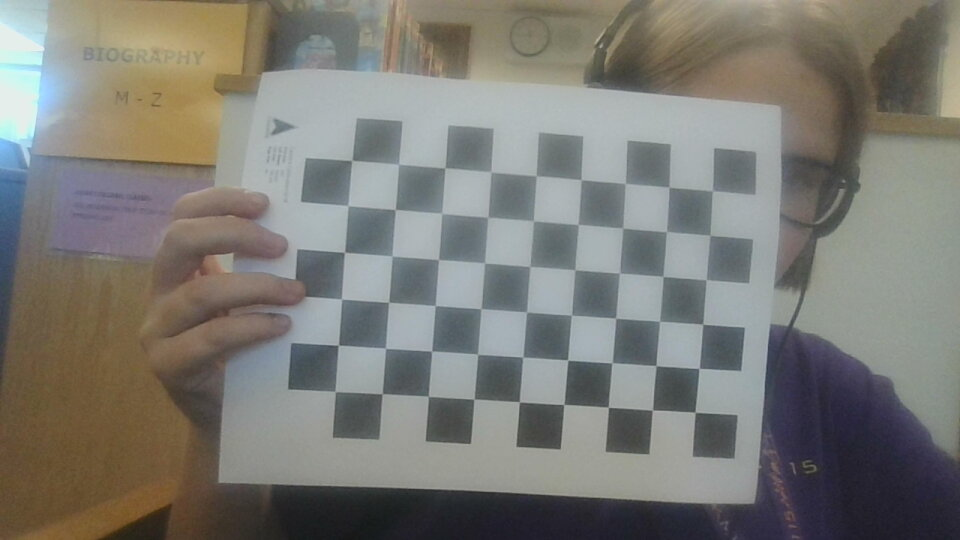
#> input picture images/2022-09-16-114427.jpg, 960 x 540 px; its folder holds only this picture in this run
$ python calibrate.py
#> lines starting #> are read from the running program, lines starting #| are printed output that depends on the picture; after the words box and inside, x2 and y2 are one past the last pixel; in counts of white or black regions, pixels touching at a corner belong together; long printed decimals are rounded
### src/utils/jsontools.py
import json
from iotools import IOTools

class JsonTools:
    def __init__(self):
        self.tools = IOTools()

    def getJsonVal(self, filename, key):
        text = self.tools.read(filename)
        return json.loads(text)[key]

    def writeJson(self, filename, text):
        self.tools.write(filename, json.dumps(text))

### src/utils/iotools.py
class IOTools:
    def __init__(self):
        pass

    # [5 lines left out: function read, not called in this run]

    def write(self, filename, text):
        file = open(filename, "w")
        file.writelines(text)
        file.close()

### src/calibration/calibrate.py
import numpy as np
import cv2 as cv
import glob
import sys

sys.path.insert(0, '../utils/')
from jsontools import JsonTools

'''
src: https://docs.opencv.org/4.x/dc/dbb/tutorial_py_calibration.html

Get variables from reliable cameramatrix like this:
+------------+
| fx, 0,  cx |
| 0,  fy, cy |
| 0,  0,  1  |
+------------+
'''

# Termination criteria
criteria = (cv.TERM_CRITERIA_EPS + cv.TERM_CRITERIA_MAX_ITER, 30, 0.001)

# Size of chessboard
size = (6,9)

# Prepare object points, like (0,0,0), (1,0,0), (2,0,0) ....,(6,5,0)
objp = np.zeros((size[0]*size[1],3), np.float32)
objp[:,:2] = np.mgrid[0:size[0],0:size[1]].T.reshape(-1,2)

# Arrays to store object points and image points from all the images.
objpoints = [] # 3d point in real world space
imgpoints = [] # 2d points in image plane.
images = glob.glob('images/*.jpg')

print(len(images), 'images')

numWork = 0

for fname in images:
    img = cv.imread(fname)
#> img is the input picture: shape (540, 960, 3); mean B, G, R 117.3, 123.1, 124
    gray = cv.cvtColor(img, cv.COLOR_BGR2GRAY)
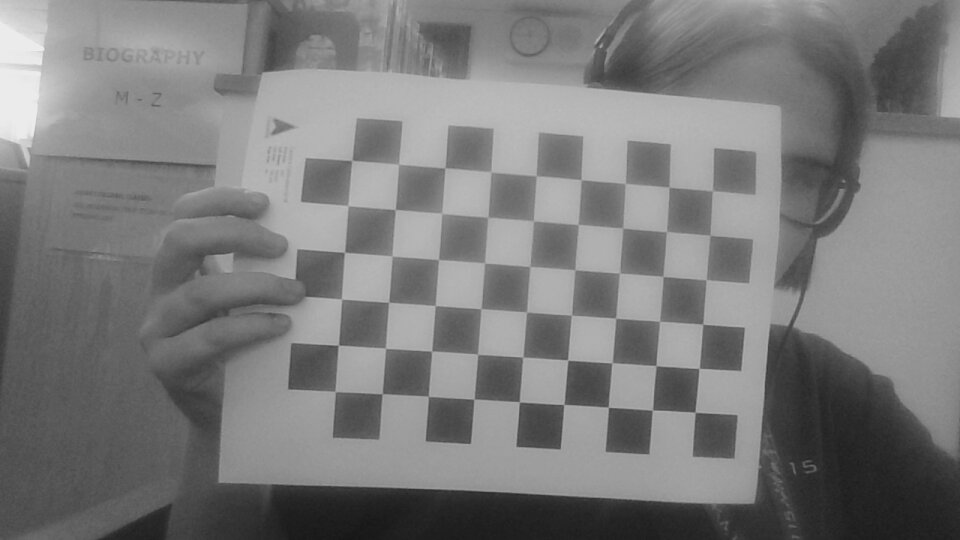
#> gray: shape (540, 960); min 22, max 240, mean 122.7

    # Find the chess board corners
    ret, corners = cv.findChessboardCorners(gray, size, None)
#> ret = True; corners = 54 rows, first 8: [712.6, 191], [710.1, 235.4], [706.1, 279.8], [702.6, 324], [699, 368.3], [695, 412.2], [669.2, 186.8], [666.5, 231.5]

    # If found, add object points, image points (after refining them)
    if ret == True:
        numWork += 1
        objpoints.append(objp)
        corners2 = cv.cornerSubPix(gray,corners, (11,11), (-1,-1), criteria)
#> corners2 = 54 rows, first 8: [712.4, 190.7], [709.9, 235.4], [706.2, 279.8], [702.8, 324.3], [699.1, 368.4], [695.1, 412.3], [669, 187.2], [666.4, 231.6]
        imgpoints.append(corners)

        # Draw and display the corners
        cv.drawChessboardCorners(img, size, corners2, ret)
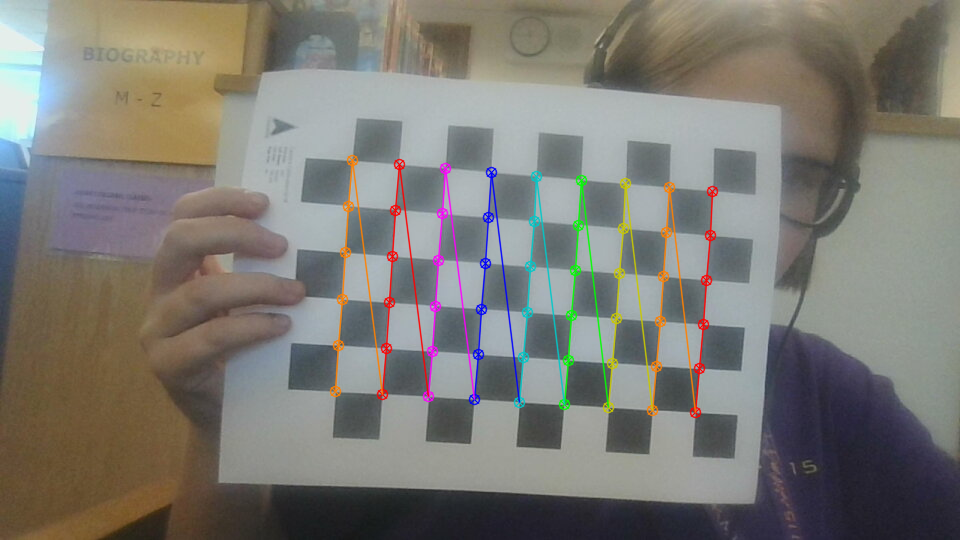
#> img: shape (540, 960, 3); 3.1% of pixels changed, all inside (x1, y1, x2, y2) = (329, 154, 719, 419)
        cv.imshow('img', img)

print(numWork, 'work')

# Camera matrix, distortion coefficients, rotation and translation vectors
ret, mtx, dist, rvecs, tvecs = cv.calibrateCamera(objpoints, imgpoints, gray.shape[::-1], None, None)
#> ret = 0.323; mtx = [[511, 0, 431], [0, 505.7, 289.1], [0, 0, 1]]; dist = [[-0.101, 0.455, 0.000486, -0.00725, -0.714]]; rvecs = ([-0.0155, -0.0379, 1.64],); tvecs = ([6.29, -2.21, 11.14],)

h,  w = img.shape[:2]
newcameramtx, roi = cv.getOptimalNewCameraMatrix(mtx, dist, (w,h), 1, (w,h))
#> newcameramtx = [[511, 0, 431], [0, 472.2, 277.1], [0, 0, 1]]; roi = (0, 7, 959, 503)

# Undistort
dst = cv.undistort(img, mtx, dist, None, newcameramtx)
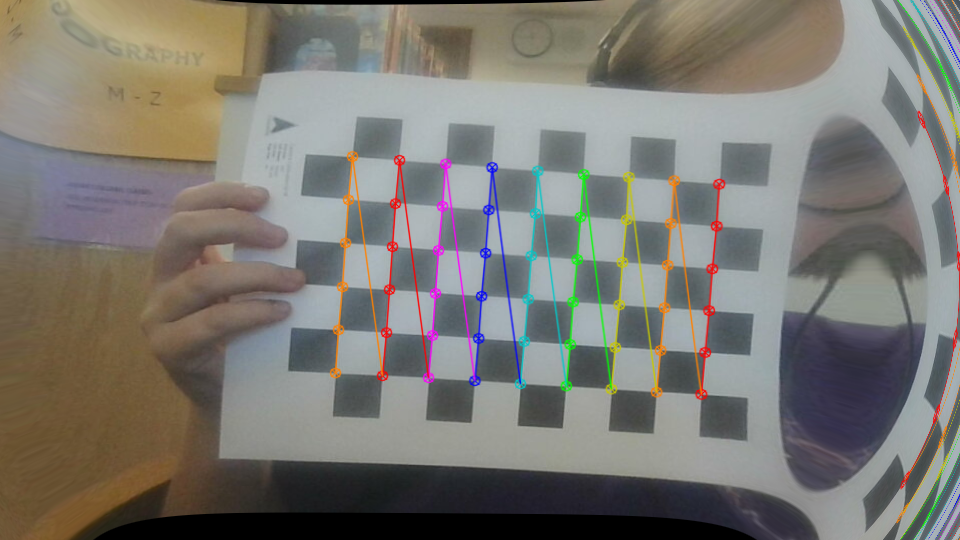
#> dst: shape (540, 960, 3); mean B, G, R 114.2, 120.6, 123.1

# Crop the image
x, y, w, h = roi
#> x = 0; y = 7; w = 959; h = 503
dst = dst[y:y+h, x:x+w]
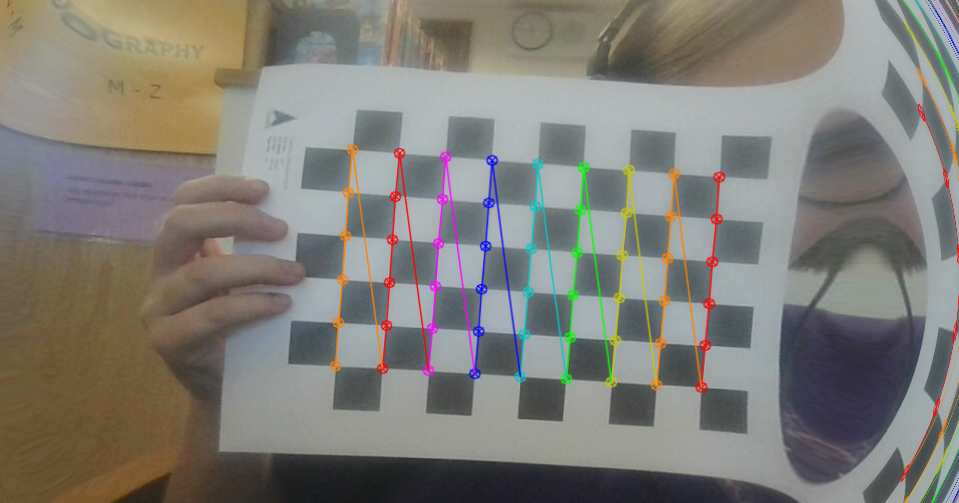
#> dst: shape (503, 959, 3); mean B, G, R 119.2, 125.6, 128
cv.imwrite('calibresult.png', dst)
error = 0
for i in range(len(objpoints)):
    projected_points = cv.projectPoints(objpoints[i], rvecs[i], tvecs[i], mtx, dist)[0]
    temp = cv.norm(imgpoints[i], projected_points, cv.NORM_L2)/len(projected_points)
    error += temp
#> this loop made 1 pass
#> (temp, error) on pass 1: (0.0439, 0.0439)
#> after the loop, error = 0.0439

error /= len(objpoints)

#Write things to file
stuff = {
    'fx': mtx[0][0],
    'fy': mtx[1][1],
    'cx': mtx[0][2],
    'cy': mtx[1][2],
    'error' : error
}
#> stuff = {'fx': 511, 'fy': 505.7, 'cx': 431, 'cy': 289.1, 'error': 0.0439}

print(stuff)
#| {'fx': 510.965, 'fy': 505.672, 'cx': 431.038, 'cy': 289.072, 'error': 0.04395}

tools = JsonTools()
tools.writeJson('../files/matrix.txt', stuff)

$ run again, on images/2022-09-16-115414.jpg
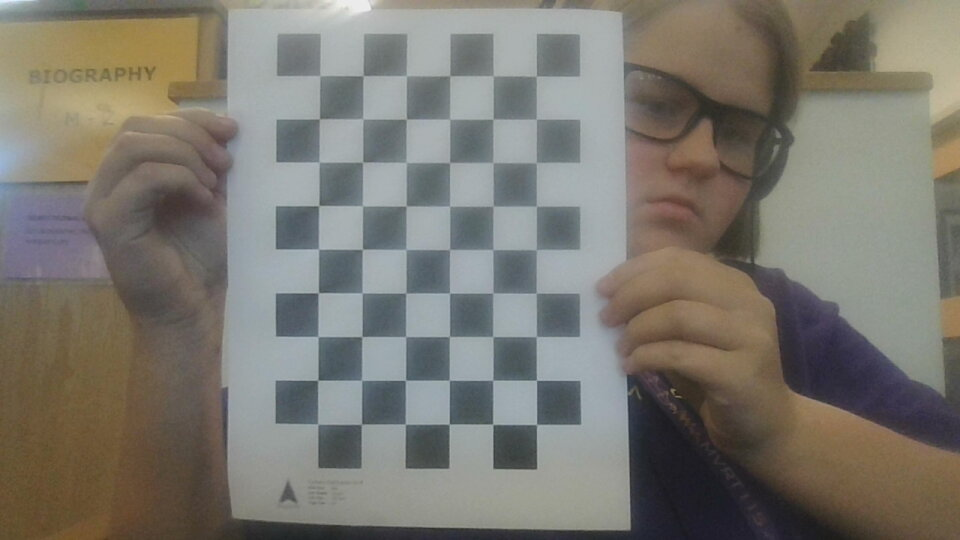
#> input picture images/2022-09-16-115414.jpg, 960 x 540 px
#> img is the input picture: shape (540, 960, 3); mean B, G, R 112, 120, 123.1
#> `ret, corners = cv.findChessboardCorners(gray, size, None)`: ret = True; corners = 54 rows, first 8: [320, 75.48], [363.1, 75.59], [406.3, 75.65], [450.1, 75.69], [493.3, 75.65], [536.4, 76.26], [319.4, 118.9], [363.2, 118.9]
#> corners2 = 54 rows, first 8: [319.9, 75.74], [363.1, 75.67], [406.4, 75.66], [449.7, 75.71], [493.3, 75.79], [536.3, 76.15], [319.4, 118.8], [362.8, 118.8]
#> `cv.drawChessboardCorners(img, size, corners2, ret)`:
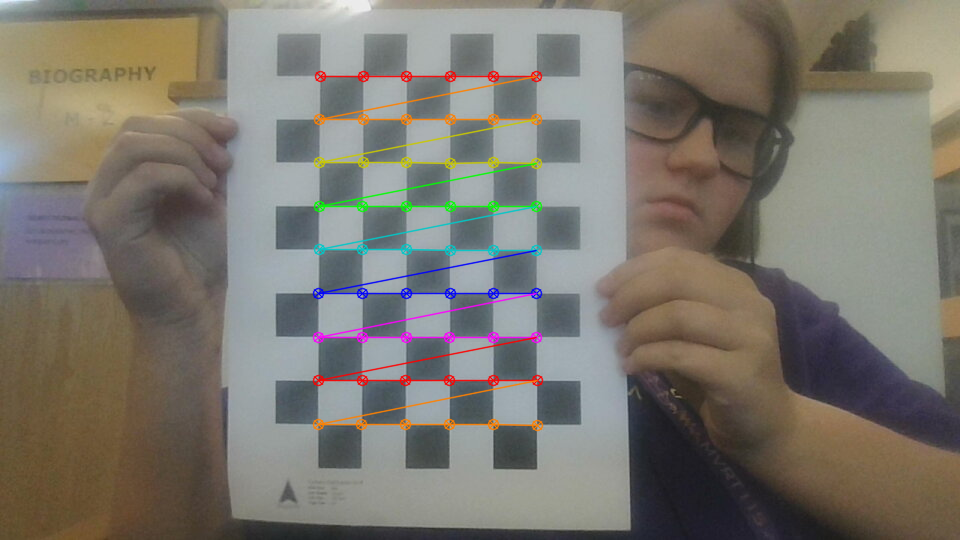
#> img: shape (540, 960, 3); 2.99% of pixels changed, all inside (x1, y1, x2, y2) = (312, 70, 544, 432)
#> `ret, mtx, dist, rvecs, tvecs = cv.calibrateCamera(objpoints, imgpoints..`: ret = 0.118; mtx = [[471.9, 0, 487.2], [0, 472.3, 290.1], [0, 0, 1]]; dist = [[0.0685, -0.295, -0.00264, 0.000595, 0.339]]; rvecs = ([-0.018, -0.00373, 0.000929],); tvecs = ([-3.87, -4.93, 10.95],)
#> newcameramtx = [[509.1, 0, 483.3], [0, 473.5, 288.8], [0, 0, 1]]; roi = (119, 88, 744, 394)
#> `x, y, w, h = roi`: x = 119; y = 88; w = 744; h = 394
#> `dst = dst[y:y+h, x:x+w]`:
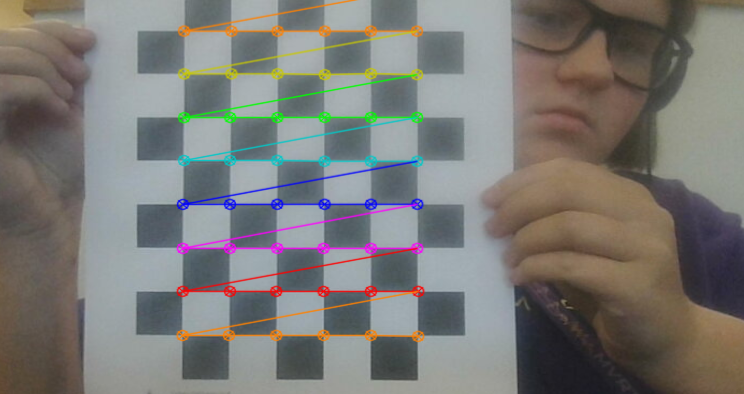
#> dst: shape (394, 744, 3); mean B, G, R 118, 121.5, 122.7
#> the loop `for i in range(len(objpoints)):` made 1 pass
#> (temp, error) on pass 1: (0.0161, 0.0161)
#> after the loop `for i in range(len(objpoints)):`: error = 0.0161
#> stuff = {'fx': 471.9, 'fy': 472.3, 'cx': 487.2, 'cy': 290.1, 'error': 0.0161}
#| {'fx': 471.932, 'fy': 472.336, 'cx': 487.244, 'cy': 290.062, 'error': 0.01609}

$ run again, on images/2022-09-16-115425.jpg
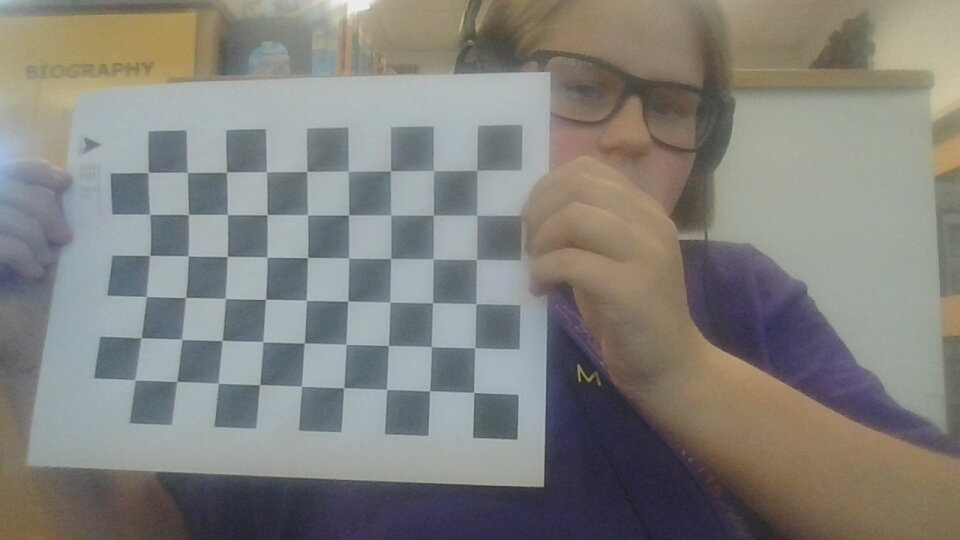
#> input picture images/2022-09-16-115425.jpg, 960 x 540 px
#> img is the input picture: shape (540, 960, 3); mean B, G, R 125.3, 129.8, 130.7
#> `ret, corners = cv.findChessboardCorners(gray, size, None)`: ret = True; corners = 54 rows, first 8: [477.1, 170.4], [477, 215.4], [475.9, 259.5], [476.2, 304.1], [475, 348], [473.7, 392.4], [433.5, 170.7], [433.3, 215.1]
#> corners2 = 54 rows, first 8: [476.8, 170.2], [476.6, 215.1], [476.5, 259.5], [476.2, 303.7], [474.8, 347.8], [473.7, 392.4], [433.5, 170.6], [433.4, 215.2]
#> `cv.drawChessboardCorners(img, size, corners2, ret)`:
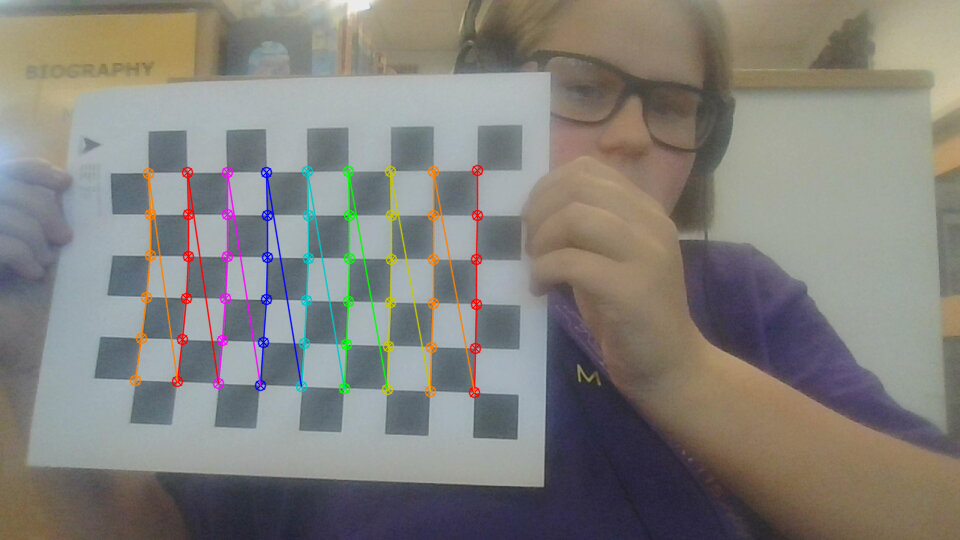
#> img: shape (540, 960, 3); 2.94% of pixels changed, all inside (x1, y1, x2, y2) = (129, 164, 484, 399)
#> `ret, mtx, dist, rvecs, tvecs = cv.calibrateCamera(objpoints, imgpoints..`: ret = 0.78; mtx = [[257.3, 0, 606.5], [0, 242.6, 296.6], [0, 0, 1]]; dist = [[0.159, -0.0418, -0.0152, 0.0182, 0.00708]]; rvecs = ([0.0858, 0.164, 1.57],); tvecs = ([-2.81, -2.83, 5.78],)
#> newcameramtx = [[320.5, 0, 596.2], [0, 273.1, 283.4], [0, 0, 1]]; roi = (84, 78, 847, 412)
#> `x, y, w, h = roi`: x = 84; y = 78; w = 847; h = 412
#> `dst = dst[y:y+h, x:x+w]`:
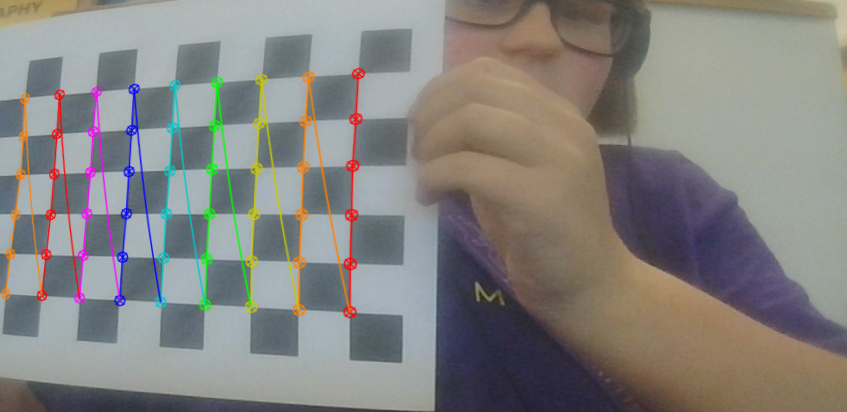
#> dst: shape (412, 847, 3); mean B, G, R 128.3, 131.3, 132.5
#> the loop `for i in range(len(objpoints)):` made 1 pass
#> (temp, error) on pass 1: (0.106, 0.106)
#> after the loop `for i in range(len(objpoints)):`: error = 0.106
#> stuff = {'fx': 257.3, 'fy': 242.6, 'cx': 606.5, 'cy': 296.6, 'error': 0.106}
#| {'fx': 257.333, 'fy': 242.559, 'cx': 606.494, 'cy': 296.561, 'error': 0.1061}

$ run again, on images/2022-09-16-115434.jpg
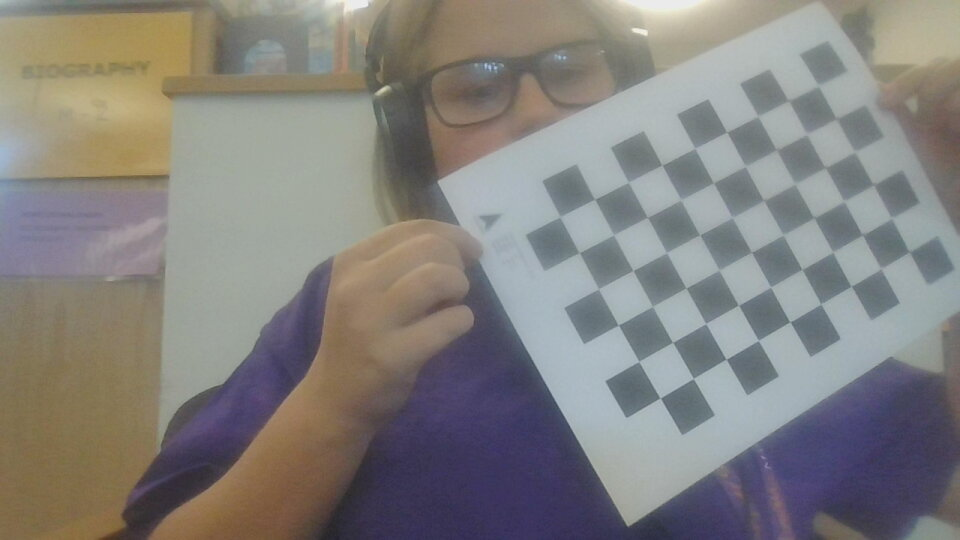
#> input picture images/2022-09-16-115434.jpg, 960 x 540 px
#> img is the input picture: shape (540, 960, 3); mean B, G, R 126.3, 129.3, 131.7
#> `ret, corners = cv.findChessboardCorners(gray, size, None)`: ret = True; corners = 54 rows, first 8: [819, 86], [835.3, 118.3], [854.5, 151.5], [874.9, 186], [891.5, 218.5], [909, 251.4], [788.5, 100.5], [806.5, 134.5]
#> corners2 = 54 rows, first 8: [818.3, 85.64], [836.4, 118.6], [854.6, 151.9], [873.6, 185], [891.5, 218.3], [909.1, 252], [788.7, 100.7], [806.5, 134.4]
#> `cv.drawChessboardCorners(img, size, corners2, ret)`:
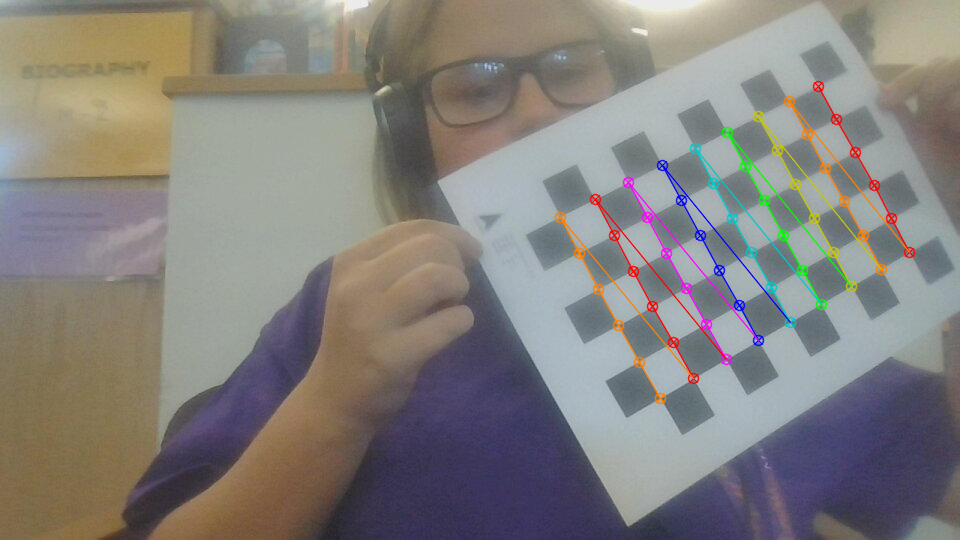
#> img: shape (540, 960, 3); 2.52% of pixels changed, all inside (x1, y1, x2, y2) = (554, 80, 916, 405)
#> `ret, mtx, dist, rvecs, tvecs = cv.calibrateCamera(objpoints, imgpoints..`: ret = 0.275; mtx = [[707, 0, 444.2], [0, 707.3, 278.8], [0, 0, 1]]; dist = [[0.123, -0.538, -0.00901, 0.048, 0.494]]; rvecs = ([-0.235, -0.135, 1.08],); tvecs = ([9.69, -5.09, 19.83],)
#> newcameramtx = [[687.6, 0, 497.5], [0, 652, 272.2], [0, 0, 1]]; roi = (11, 32, 942, 473)
#> `x, y, w, h = roi`: x = 11; y = 32; w = 942; h = 473
#> `dst = dst[y:y+h, x:x+w]`:
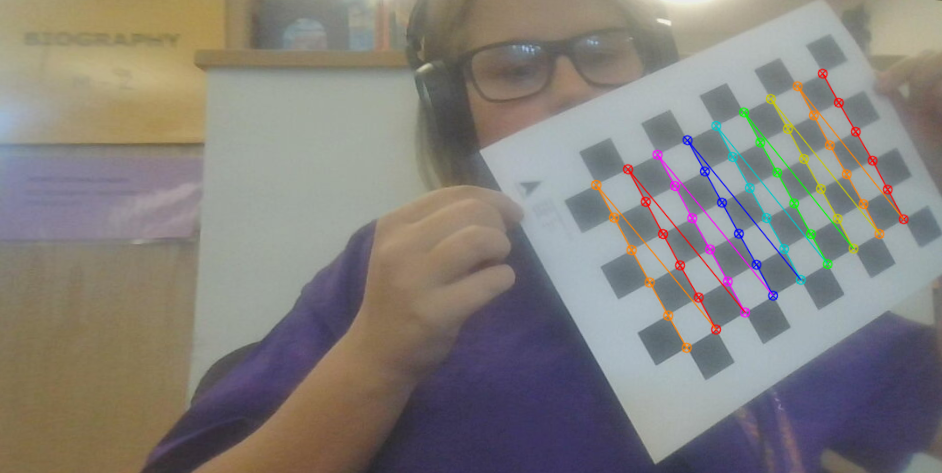
#> dst: shape (473, 942, 3); mean B, G, R 124.6, 128.7, 132.4
#> the loop `for i in range(len(objpoints)):` made 1 pass
#> (temp, error) on pass 1: (0.0374, 0.0374)
#> after the loop `for i in range(len(objpoints)):`: error = 0.0374
#> stuff = {'fx': 707, 'fy': 707.3, 'cx': 444.2, 'cy': 278.8, 'error': 0.0374}
#| {'fx': 706.966, 'fy': 707.264, 'cx': 444.208, 'cy': 278.764, 'error': 0.03743}
